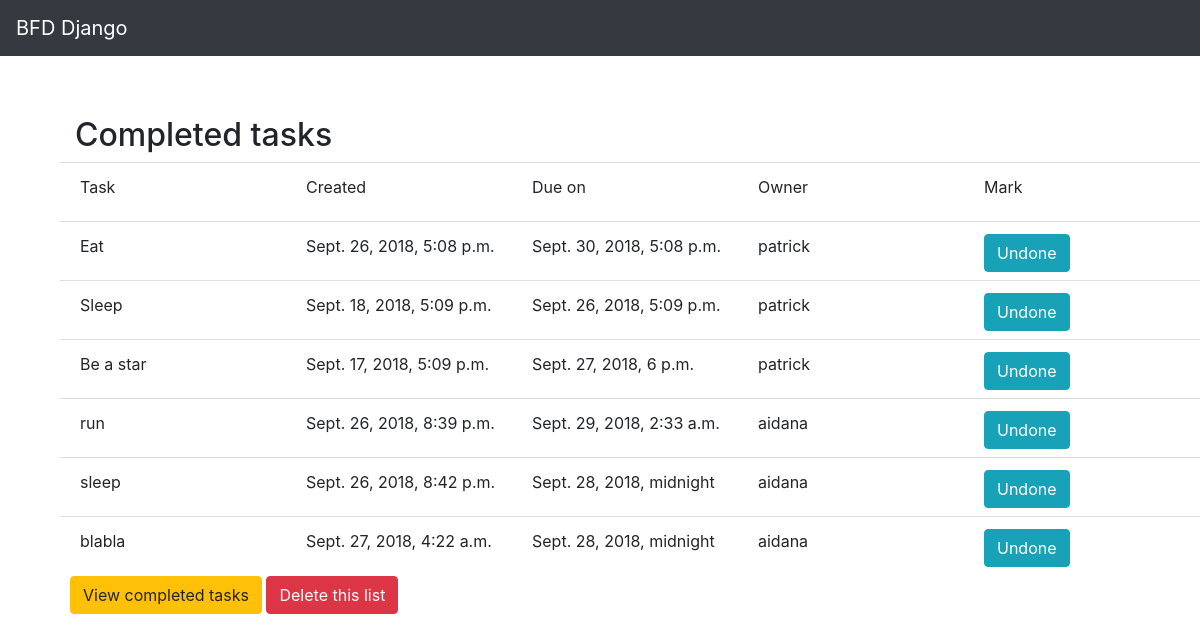
/main/todo/1/completed, run on the app's committed database.
### main/models.py (models this page shows)
class Task(models.Model):
    name = models.CharField(max_length=100)
    created_date = models.DateTimeField(default=datetime.datetime.now, blank=True)
    due = models.DateTimeField()
    owner = models.CharField(max_length=100)
    status = models.BooleanField(default=False)

### main/views.py (the view)
# urls.py: path('todo/1/completed',views.todo_completed),
def todo_completed(request):
    tasks = Task.objects.all()
    return render(request, 'completed_todo_list.html',{'tasks': tasks})

### main/templates/completed_todo_list.html
{% extends 'header.html' %}
{% block content %}
    <h2>Completed tasks</h2>
    <ul class="list-group list-group-flush row">
        <li class="list-group-item col-xs-6" style="height: 60px">
            <div class="row">
            <div class="col">Task</div>
            <div class="col">Created</div>
            <div class="col">Due on</div>
            <div class="col">Owner</div>
            <div class="col">Mark</div>
            </div>
        </li>
        {% for task in tasks %}
            {% if task.status is True %}
                <li class="list-group-item col-xs-6" style="height: 60px">
                    <div class="row">
                    <div class="col">{{task.name}}</div>
                    <div class="col">{{task.created_date}}</div>
                    <div class="col">{{task.due}}</div>
                    <div class="col">{{task.owner}}</div>
                    <div class="col"><button type="button" class="btn btn-info">Undone</button></div>
                    </div>
                </li>
            {% endif %}
        {% endfor %}
</ul>
{% endblock %}

### data on the page
Task: name "Eat", created_date "Sept. 26, 2018, 5:08 p.m.", due "Sept. 30, 2018, 5:08 p.m.", owner "patrick"
Task: name "Sleep", created_date "Sept. 18, 2018, 5:09 p.m.", due "Sept. 26, 2018, 5:09 p.m.", owner "patrick"
Task: name "Be a star", created_date "Sept. 17, 2018, 5:09 p.m.", due "Sept. 27, 2018, 6 p.m.", owner "patrick"
Task: name "run", created_date "Sept. 26, 2018, 8:39 p.m.", due "Sept. 29, 2018, 2:33 a.m.", owner "aidana"
Task: name "sleep", created_date "Sept. 26, 2018, 8:42 p.m.", due "Sept. 28, 2018, midnight", owner "aidana"
Task: name "blabla", created_date "Sept. 27, 2018, 4:22 a.m.", due "Sept. 28, 2018, midnight", owner "aidana"
